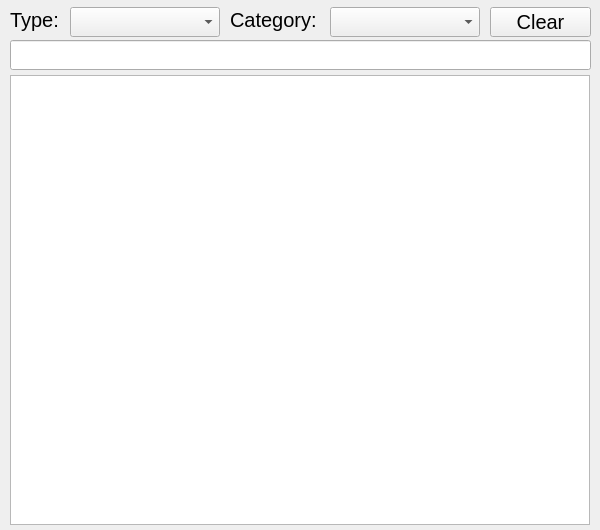
<?xml version="1.0" encoding="UTF-8"?>
<ui version="4.0">
 <class>MainWindow</class>
 <widget class="QMainWindow" name="MainWindow">
  <property name="geometry">
   <rect>
    <x>0</x>
    <y>0</y>
    <width>600</width>
    <height>530</height>
   </rect>
  </property>
  <property name="windowTitle">
   <string>MainWindow</string>
  </property>
  <widget class="QWidget" name="centralwidget">
   <widget class="QTreeView" name="treeView">
    <property name="geometry">
     <rect>
      <x>10</x>
      <y>75</y>
      <width>580</width>
      <height>450</height>
     </rect>
    </property>
   </widget>
   <widget class="QLabel" name="label">
    <property name="geometry">
     <rect>
      <x>10</x>
      <y>5</y>
      <width>50</width>
      <height>30</height>
     </rect>
    </property>
    <property name="font">
     <font>
      <pointsize>15</pointsize>
     </font>
    </property>
    <property name="text">
     <string>Type:</string>
    </property>
   </widget>
   <widget class="QComboBox" name="typeFilter">
    <property name="geometry">
     <rect>
      <x>70</x>
      <y>7</y>
      <width>150</width>
      <height>30</height>
     </rect>
    </property>
   </widget>
   <widget class="QLabel" name="label_2">
    <property name="geometry">
     <rect>
      <x>230</x>
      <y>5</y>
      <width>101</width>
      <height>30</height>
     </rect>
    </property>
    <property name="font">
     <font>
      <pointsize>15</pointsize>
     </font>
    </property>
    <property name="text">
     <string>Category:</string>
    </property>
   </widget>
   <widget class="QComboBox" name="categoryFilter">
    <property name="geometry">
     <rect>
      <x>330</x>
      <y>7</y>
      <width>150</width>
      <height>30</height>
     </rect>
    </property>
   </widget>
   <widget class="QPushButton" name="clearButton">
    <property name="geometry">
     <rect>
      <x>490</x>
      <y>7</y>
      <width>101</width>
      <height>30</height>
     </rect>
    </property>
    <property name="font">
     <font>
      <pointsize>15</pointsize>
     </font>
    </property>
    <property name="text">
     <string>Clear</string>
    </property>
   </widget>
   <widget class="QLineEdit" name="searchBox">
    <property name="geometry">
     <rect>
      <x>10</x>
      <y>40</y>
      <width>581</width>
      <height>30</height>
     </rect>
    </property>
    <property name="toolTip">
     <string>Search...</string>
    </property>
    <property name="text">
     <string/>
    </property>
   </widget>
  </widget>
 </widget>
 <resources/>
 <connections/>
</ui>
